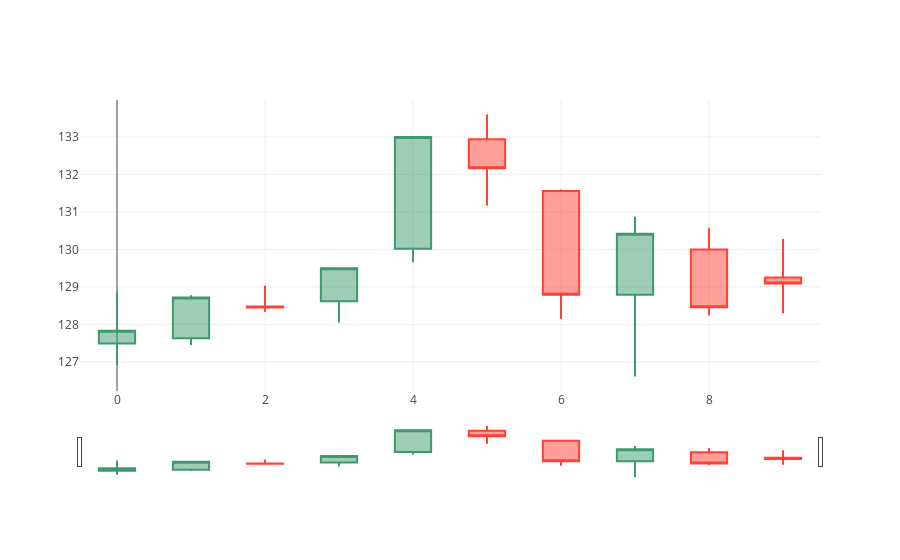

The code cell stored with this chart in its notebook:
### Code cell
trace = go.Candlestick(
    open=m_df['AAPL.Open'],
    high=m_df['AAPL.High'],
    low=m_df['AAPL.Low'],
    close=m_df['AAPL.Close'])
data = [trace]
plotly.offline.iplot(data)

### Figure 1 — Plotly figure (JSON) as saved in the notebook; plotly's stock layout.template omitted (floating-point values rounded to 4 significant figures)
{"data": [{"close": [127.8, 128.7, 128.4, 129.5, 133, 132.2, 128.8, 130.4, 128.5, 129.1], "high": [128.9, 128.8, 129.0, 129.5, 133, 133.6, 131.6, 130.9, 130.6, 130.3], "low": [126.9, 127.4, 128.3, 128.1, 129.7, 131.2, 128.1, 126.6, 128.2, 128.3], "open": [127.5, 127.6, 128.5, 128.6, 130.0, 132.9, 131.6, 128.8, 130, 129.2], "type": "candlestick", "uid": "b9e3a442-c376-4049-bb34-aa6b160e63fb"}], "layout": {}}
